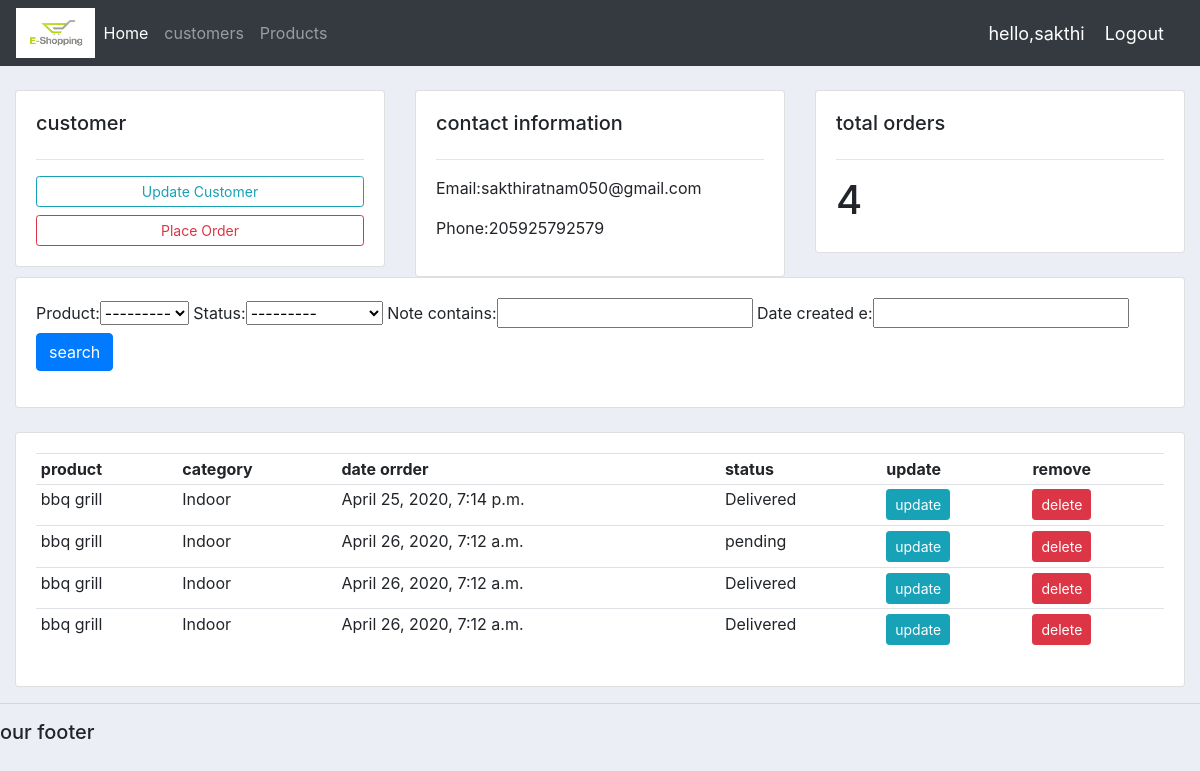
The app's page /customers/1/ (signed in), older data.
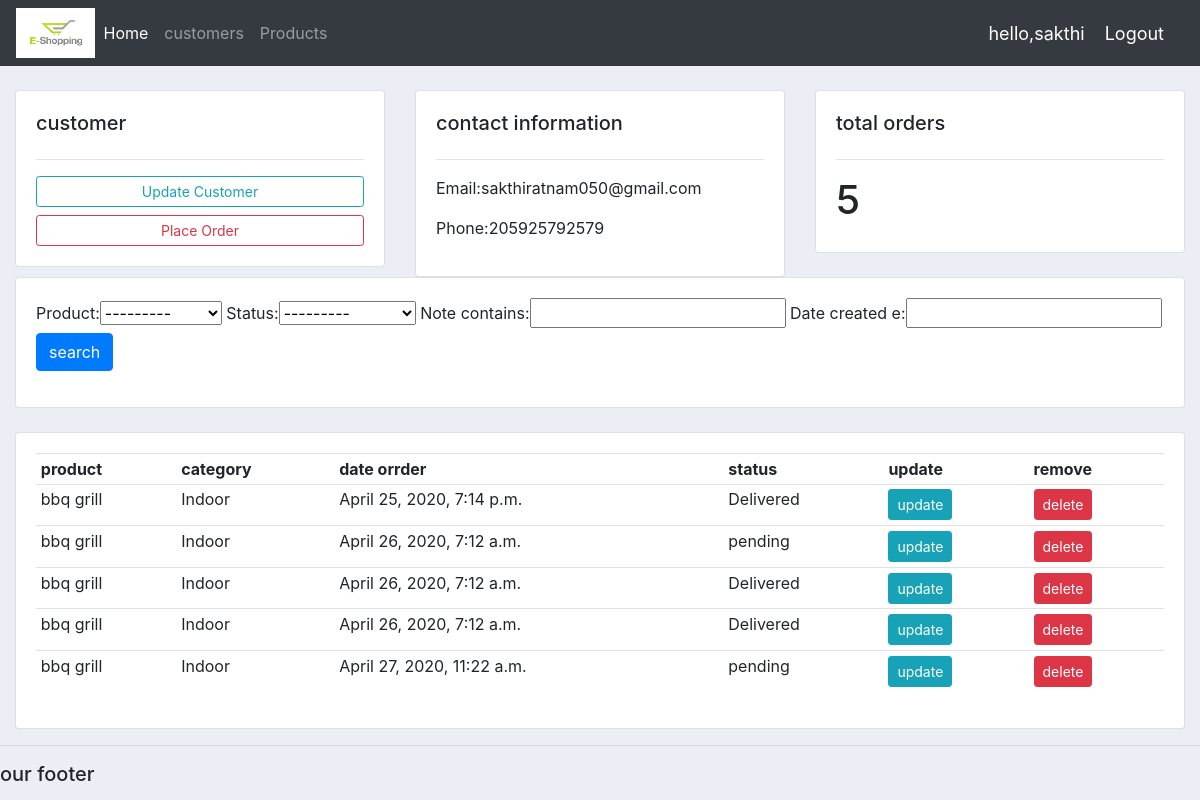
The same page, newer data.
### amazonapp/models.py (models this page shows, shortened)
class Order(models.Model):
	STATUS=(
		('pending','pending'),('out for delivery','out for delivery'),('Delivered','Delivered'))
	customer=models.ForeignKey(Customer,null=True,on_delete=models.SET_NULL)
	product=models.ForeignKey(Product,null=True,on_delete=models.SET_NULL)
	Date_created=models.DateTimeField(auto_now_add=True,null=True)
	status=models.CharField(max_length=200,null=True,choices=STATUS)
	note=models.CharField(max_length=200,null=True)

class Product(models.Model):
	CATEGORY=(
		('Indoor','Indoor'),('outdoor','outdoor'))
	name = models.CharField(max_length=50,null=True)
	price=models.FloatField(null=True)
	category = models.CharField(max_length=50,choices=CATEGORY,null=True)
	description = models.TextField(null=True)
	Date_created=models.DateTimeField(auto_now_add=True,null=True)
	tags=models.ManyToManyField(Tag)
	def __str__(self):
		return self.name

### amazonapp/decorators.py (the view)
		def wrapper_func(request,*args,**kwargs):
			group=None
			if request.user.groups.exists():
				group=request.user.groups.all()[0].name
			if group in allowed_roles:
				return view_func(request,*args,**kwargs)
			else:
				return HttpResponse("you are not a authorized user to view this page")

### amazonapp/views.py (called while the page is built)
@login_required(login_url='login')
@allowed_users(allowed_roles=['admin'])
def customers(request,pk):
	customer=Customer.objects.get(id=pk)
	orders=customer.order_set.all()
	order_count=orders.count()
	myFilter=OrderFilter(request.GET,queryset=orders)
	orders=myFilter.qs
	context={'customer':customer,'orders':orders,'order_count':order_count,'myFilter':myFilter}
	return render(request, 'html/customers.html',context)

### templates/html/customers.html
{% extends 'html/main.html' %}
{% block content %}
	<br>
	<div class="row">
		<div class="col-md">
			<div class="card card-body">
				<h5>customer</h5>
				<hr>
				<a class="btn btn-outline-info btn-sm btn-block" href="">Update Customer</a>
				<a class="btn btn-outline-danger btn-sm btn-block" href="{% url 'createorder' customer.id %}">Place Order</a>
			</div>
		</div>
		<div class="col-md">
			<div class="card card-body">
				<h5>contact information</h5>
				<hr>
				<p>Email:{{customer.email}}</p>
				<p>Phone:{{customer.phone}}</p>
			</div>
		</div>
		<div class="col-md">
			<div class="card card-body">
				<h5>total orders</h5>
				<hr>
				<h1 style="text-align:center padding:10px">{{order_count}}</h1>
			</div>
		</div>
	</div>
	<div class="row">
		<div class="col-md">
			<div class="card card-body">
				<form method="get">
					{{myFilter.form}}
					<button class="btn btn-primary"type="submit">search</button>
				</form>
			</div>
		</div>
	</div>
	<br>
	<div class="row">
		<div class="col-md">
			<div class="card card-body">
				<table class="table table-sm">
					<tr>
						<th>product</th>
						<th>category</th>
						<th>date orrder</th>
						<th>status</th>
						<th>update</th>
						<th>remove</th>
					</tr>
					{% for i in orders %}
					<tr>
						<td>{{i.product}}</td>
						<td>{{i.product.category}}</td>
						<td>{{i.Date_created}}</td>
						<td>{{i.status}}</td>
						<td><a class="btn btn-sm btn-info" href="">update</a></td>
						<td><a class="btn btn-sm btn-danger" href="">delete</a></td>
					</tr>
					{% endfor %}
				</table>
			</div>
		</div>
	</div>
{% endblock content %}

Row changes from the older to the newer data that the page shows:
added Order: product "bbq grill", product.category "Indoor", Date_created "April 27, 2020, 11:22 a.m.", status "pending"
Text that changed along with them:
{{ order_count }}: "4" → "5"
